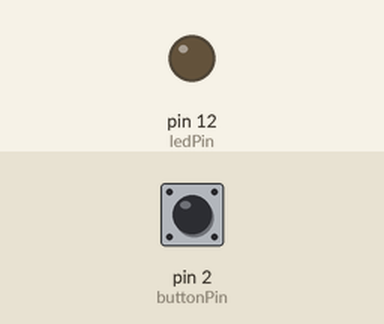
The sketch below on a simulated Arduino Uno, built with avr-gcc and run on an emulated ATmega328P. Parts: output pins drawn as LEDs (lit = HIGH). Inputs (shaded band) come from the test bench; at power-on: pin 2 (buttonPin) HIGH.

Above: at 1.2 s.
1.3 s: pin 2 (buttonPin) pulled LOW for 0.15 s
At 1.37 s:
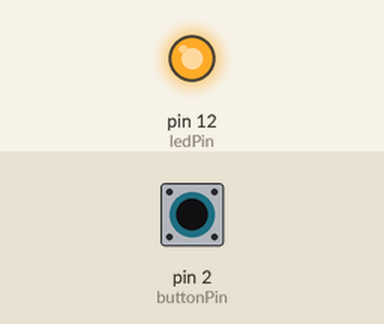
2.9 s: pin 2 (buttonPin) pulled LOW for 3.2 s
At 7.5 s:
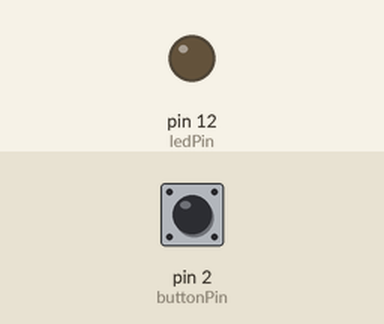
Timing chart, 0 to 9.0 s (numbered marks = the images above; inputs shaded):
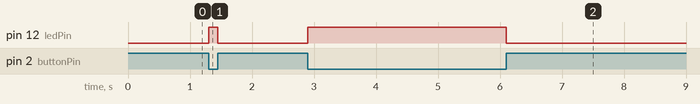

The sketch:

DigitalInputPullUp.ino
```cpp
/*
 * DigitalInputPullUp: 내부 소프트웨어 풀업 저항 연결 버튼 예제
 *
 * 버튼이 눌리면 LED를 켜고 떼면 LED를 끈다.
 *
 * 12번 핀에서 LED 및 220옴 저항 직렬 연결해서 GND로 연결
 * 2번 핀에 스위치만 연결
 *
 * 주의: 내부 풀업 저항 연결시 버튼이 눌리면 LOW 상태
 */
const int ledPin = 12;
const int buttonPin = 2;

void setup() {
  pinMode(ledPin, OUTPUT);
  pinMode(buttonPin, INPUT_PULLUP);
}

void loop() {
  if (digitalRead(buttonPin) == LOW) {
    digitalWrite(ledPin, HIGH);
  } else {
    digitalWrite(ledPin, LOW);
  }
}
```

Measured:
- after the input at 1.3 s, pin 12 (ledPin): LOW → HIGH at once, → LOW 0.15 s later
- after the input at 2.9 s, pin 12 (ledPin): LOW → HIGH at once, → LOW 3.2 s later
